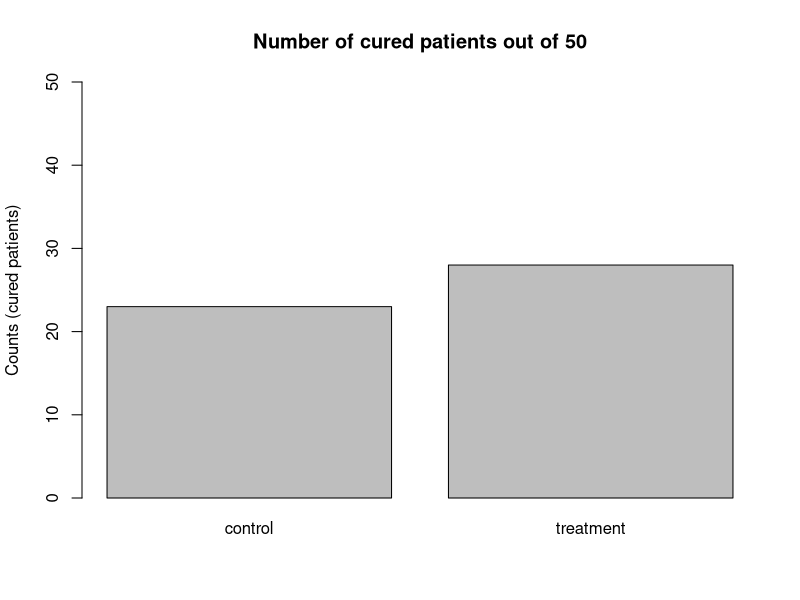
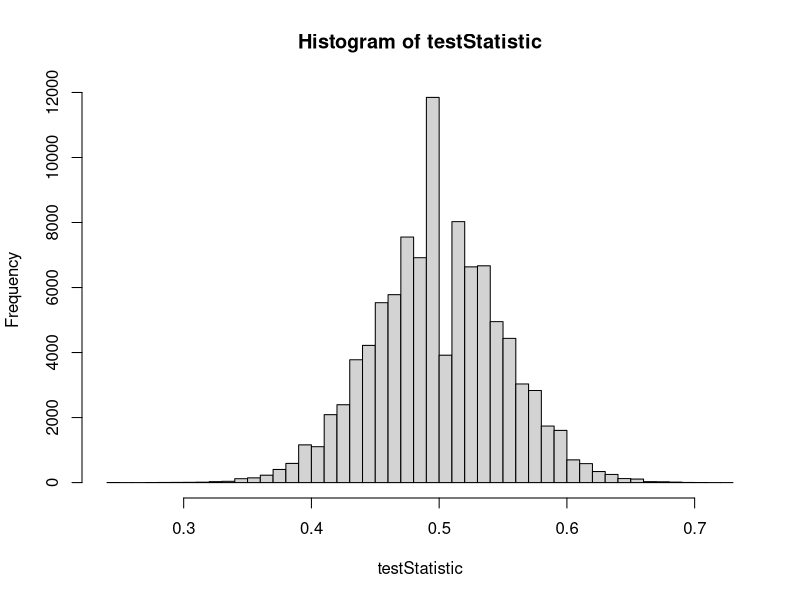
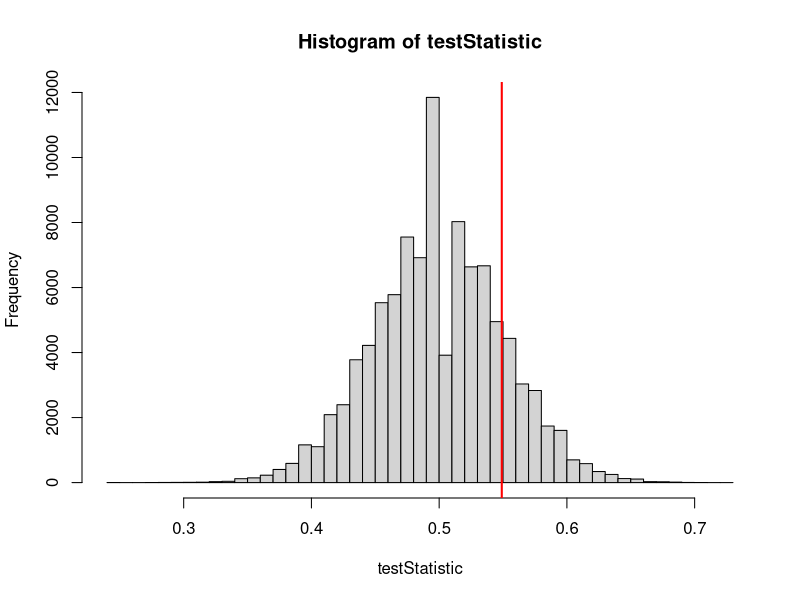
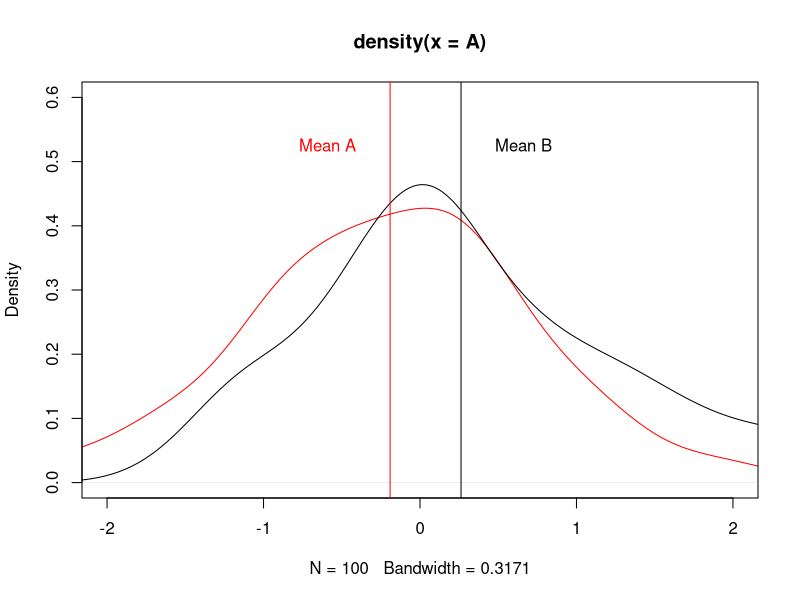
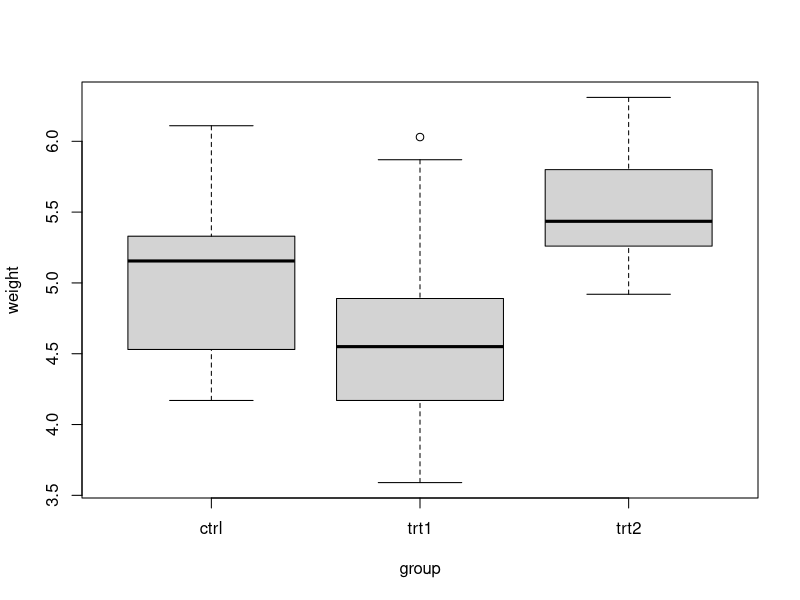
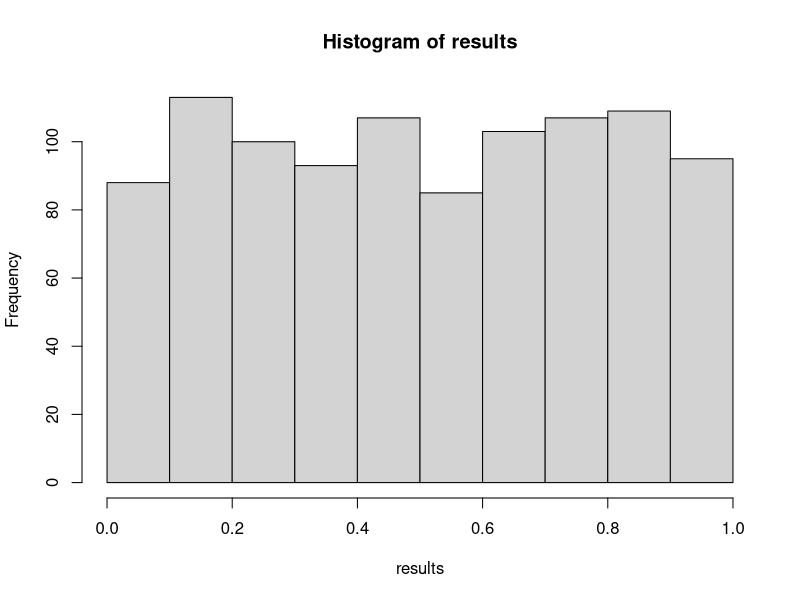
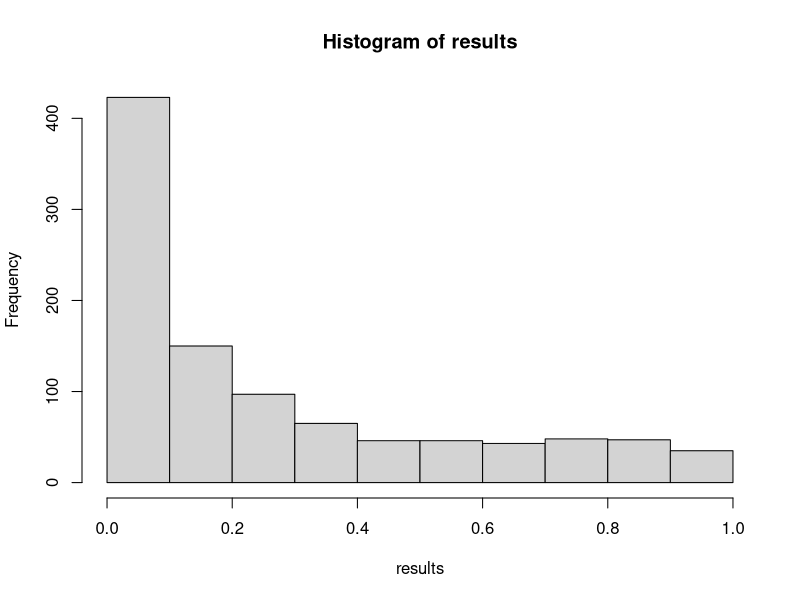
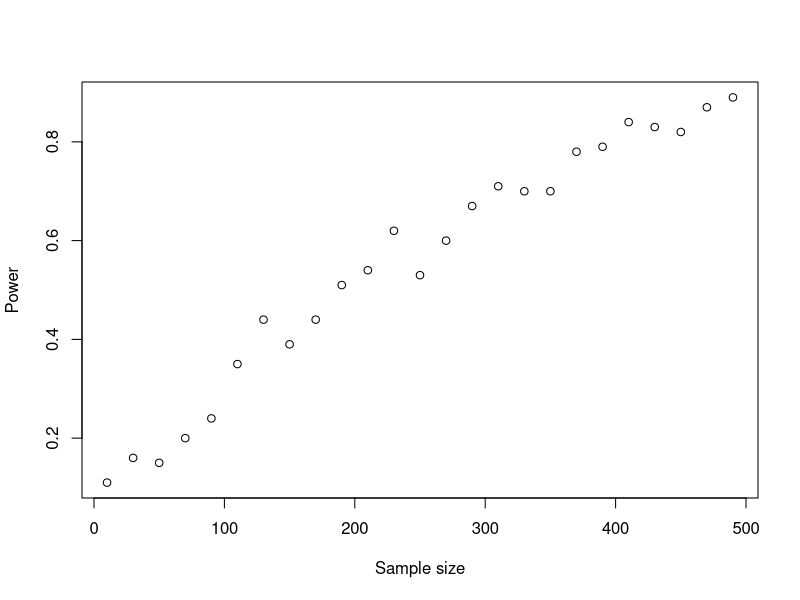

Recreate these plots in R, in order.
## ---- chunk 1
set.seed(42)
## ---- chunk 2
set.seed(123)
PperGroup = 50 # number of replicates (e.g., persons per treatment group)
pC = 0.5 #probability of being cured in control group
pT = 0.5 #probability of being cured in treatment group;
# pT is the same as pC, because we want to use these to get the distribution of the test statistic we define below when H0 is true (no effect)

# Let's draw a sample from this world without effect
control = rbinom(n = 1, size = PperGroup, prob = pC)
treat = rbinom(n = 1, size = PperGroup, prob = pT)
# calculate the test statistic: 
treat/(treat+control)
# and plot
barplot(c(control, treat), ylim = c(0, 50), 
        names.arg = c("control", "treatment"),
        ylab = "Counts (cured patients)",
        main= "Number of cured patients out of 50")
## ---- chunk 3
data <- data.frame(treatment = rep(c("control", "treatment"), each = 50),
                   cured = c(rep(c(0,1), times=c(50-control, control)),
                           rep(c(0,1), times=c(50-treat, treat))))
table(data$treatment, data$cured)
## ---- chunk 4
testStatistic = rep(NA, 100000) # to store our results
for (i in 1:100000) {
  control = rbinom(n = 1, size = PperGroup, prob = pC)
  treat = rbinom(n = 1, size = PperGroup, prob = pT)
  testStatistic[i] = treat/(treat+control) # test statistic 
}
hist(testStatistic, breaks = 50)
## ---- chunk 5
hist(testStatistic, breaks = 50)
testStatisticData = 28/(28+23)
abline(v = testStatisticData, col = "red", lwd = 2)

mean(testStatistic > testStatisticData)
# compare each value in our testStatistic distribution with
# the observed value and calculate proportion of TRUE values 
# (where testStatistic > testStatisticData)
## ---- chunk 6
prop.test(c(28, 23), c(PperGroup, PperGroup))
# other test statistic with known distribution
# Pearson's chi-squared test statistic
# no need to simulate
## ---- chunk 7
#| code-fold: true
set.seed(1)
A = rnorm(100, mean = -.3)
B = rnorm(100, mean = .3)
plot(density(A), col = "red", xlim = c(-2, 2), ylim = c(0, 0.6))
lines(density(B))
abline(v = mean(A), col = "red")
text(x = mean(A)-0.4, y = 0.5, labels = "Mean A", pos = 3, xpd = NA, col = "red")
abline(v = mean(B))
text(x = mean(B)+0.4, y = 0.5, labels = "Mean B", pos = 3, xpd = NA, col = "black")
## ---- chunk 8
    A_m = mean(A)
    B_m = mean(B)
    A_v = var(A)
    B_v = var(B)
## ---- chunk 9
    t_statistic = (A_m - B_m) / sqrt( A_v  / length(A) + B_v / length(B))
    t_statistic
## ---- chunk 10
    pt( t_statistic,  # test statistic
       df = length(A)+length(B)-2, # degrees of freedom, roughly = n_obs - n_parameters
       lower.tail = TRUE
      )*2
## ---- chunk 11
t.test(A, B, var.equal = TRUE)
## ---- chunk 12
# attention: t test assumes normal dirstribution of measurements in both groups!
shapiro.test(A)
shapiro.test(B)
## ---- chunk 13
head(PlantGrowth)
boxplot(weight ~ group, data = PlantGrowth)

# let's use only two groups control and treatment1:
ctrl = PlantGrowth$weight[PlantGrowth$group == "ctrl"]
trt1 = PlantGrowth$weight[PlantGrowth$group == "trt1"]

# test normality before doing the t test:
shapiro.test(ctrl)
shapiro.test(trt1)


t.test(ctrl, trt1)
# note that this is a "Welch" t-test
# we will have a look at the differences among t-tests in the next large exercise
## ---- chunk 14
results = replicate(1000, {
  A = rnorm(100, mean = 0.0)
  B = rnorm(100, mean = 0.0)
  t.test(A, B)$p.value
})
hist(results)
## ---- chunk 15
mean(results < 0.05)
## ---- chunk 16
# conduct a t-test for each of the treatment combinations
# save each test as a new object (test 1 to 3)
control = PlantGrowth$weight[PlantGrowth$group == "ctrl"]
trt1 = PlantGrowth$weight[PlantGrowth$group == "trt1"]
trt2 = PlantGrowth$weight[PlantGrowth$group == "trt2"]

test1 = t.test(control, trt1)
test2 = t.test(control, trt2)
test3 = t.test(trt1, trt2)

# the 3 p-values
c(test1$p.value, test2$p.value, test3$p.value)
## ---- chunk 17
p.adjust(c(test1$p.value, test2$p.value, test3$p.value)) # standard is holm, average conservative
p.adjust(c(test1$p.value, test2$p.value, test3$p.value), method = "bonferroni") # conservative
p.adjust(c(test1$p.value, test2$p.value, test3$p.value), method = "BH") # least conservative
# for details on the methods see help of ?p.adjust
## ---- chunk 18
results = replicate(1000, {
  A = rnorm(100, mean = 0.0)
  B = rnorm(100, mean = 0.2) # effect is there!
  t.test(A, B)$p.value
})
hist(results)
## ---- chunk 19
mean(results < 0.05)
## ---- chunk 20
#| code-fold: true
results = 
  sapply(seq(10, 500, by = 20), function(n) {
    results = replicate(100, {
      A = rnorm(n, mean = 0.0)
      B = rnorm(n, mean = 0.2) # effect is there
      t.test(A, B)$p.value
    })
    power = 1 - mean(results > 0.05)
    return(power)
  })
plot(seq(10, 500, by = 20), results, xlab = "Sample size", ylab = "Power", main = "")
## ---- chunk 21
power.t.test(n = 10, delta = 1, sd = 1, type = "one.sample")
## ---- chunk 22
pow <- function(n) power.t.test(n, delta = 1, sd = 1, type = "one.sample")$power
plot(1:20, sapply(1:20, pow), xlab = "Sample size", ylab = "Power", pch = 20)
## ---- chunk 23
pow <- function(d) power.t.test(n = 20, delta = d, sd = 1, 
                                type = "one.sample")$power
plot(seq(0,1,0.05), sapply(seq(0,1,0.05), pow), xlab = "Effect size", 
     ylab = "Power", pch = 20)
## ---- chunk 24
pow <- function(s) power.t.test(n = 20, delta = 1, sd = s, 
                                type = "one.sample")$power
plot(seq(0.5,1.5,0.05), sapply(seq(0.5,1.5,0.05), pow), 
     xlab = "Standard deviation", ylab = "Power", pch = 20)
